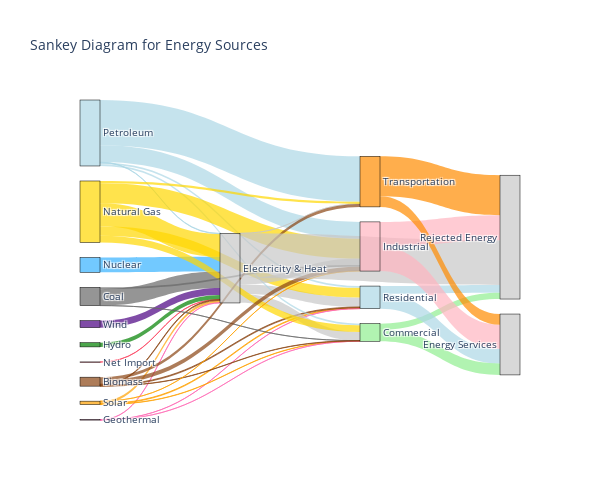

The cell this chart's notebook holds for it:
### Code cell
# 노드 및 링크 데이터 준비
# 고유한 'to' 노드를 포함하여 모든 노드를 정의합니다.
to_nodes = df["Sankey demo series (to)"].unique().tolist()
labels = df["Sankey demo series (from)"].tolist() + to_nodes

# 출발 노드 인덱스 (source)
source_indices = df["Sankey demo series (from)"].map(lambda x: labels.index(x)).tolist()

# 도착 노드 인덱스 (target)
target_indices = [labels.index(to_node) for to_node in df["Sankey demo series (to)"]]

# 링크의 가중치
values = df["Sankey demo series (weight)"].tolist()

# 색상 정의
color_dict = {
    'Net Import': 'rgba(252,65,94,0.7)',   # Red
    'Solar': 'rgba(255,162,0,0.7)',        # Orange
    'Nuclear': 'rgba(55,178,255,0.7)',     # Light Blue
    'Hydro': 'rgba(0,128,0,0.7)',          # Green
    'Wind': 'rgba(75,0,130,0.7)',          # Indigo
    'Geothermal': 'rgba(255,105,180,0.7)', # Hot Pink
    'Natural Gas': 'rgba(255,215,0,0.7)',  # Gold
    'Coal': 'rgba(105,105,105,0.7)',       # Dim Gray
    'Biomass': 'rgba(139,69,19,0.7)',      # Saddle Brown
    'Petroleum': 'rgba(173,216,230,0.7)',  # Pastel Blue
    'Electricity & Heat': 'rgba(200,200,200,0.7)',  # Gray for target node
    'Residential': 'rgba(173,216,230,0.7)', # Light Blue for Residential
    'Commercial': 'rgba(144,238,144,0.7)',  # Light Green for Commercial
    'Industrial': 'rgba(255,182,193,0.7)',   # Light Pink for Industrial
    'Transportation': 'rgba(255,140,0,0.7)'  # Dark Orange for Transportation
}

# 노드 색상 리스트 생성
node_colors = [color_dict.get(label, 'rgba(200,200,200,0.7)') for label in labels]

# 링크 색상 리스트 생성 (출발 노드에 따라 색상 결정)
link_colors = [color_dict[df["Sankey demo series (from)"].iloc[i]] for i in range(len(df))]

# Sankey 다이어그램 생성
fig = go.Figure(data=[go.Sankey(
    node=dict(
        pad=15,
        thickness=20,
        line=dict(color="black", width=0.5),
        label=labels,
        color=node_colors
    ),
    link=dict(
        source=source_indices,
        target=target_indices,
        value=values,
        color=link_colors  # 링크 색상 적용
    )
)])


# 레이아웃 업데이트
fig.update_layout(
    title_text="Sankey Diagram for Energy Sources",
    font_size=10,
    width=600, height=500,
    )

# 다이어그램 표시
fig.show()

### Figure 1 — Plotly figure (JSON) as saved in the notebook; plotly's stock layout.template omitted (floating-point values rounded to 4 significant figures)
{"data": [{"link": {"color": ["rgba(252,65,94,0.7)", "rgba(255,162,0,0.7)", "rgba(55,178,255,0.7)", "rgba(0,128,0,0.7)", "rgba(75,0,130,0.7)", "rgba(255,105,180,0.7)", "rgba(255,215,0,0.7)", "rgba(105,105,105,0.7)", "rgba(139,69,19,0.7)", "rgba(173,216,230,0.7)", "rgba(200,200,200,0.7)", "rgba(255,162,0,0.7)", "rgba(255,105,180,0.7)", "rgba(255,215,0,0.7)", "rgba(139,69,19,0.7)", "rgba(173,216,230,0.7)", "rgba(200,200,200,0.7)", "rgba(255,162,0,0.7)", "rgba(255,105,180,0.7)", "rgba(255,215,0,0.7)", "rgba(105,105,105,0.7)", "rgba(139,69,19,0.7)", "rgba(173,216,230,0.7)", "rgba(200,200,200,0.7)", "rgba(255,162,0,0.7)", "rgba(255,215,0,0.7)", "rgba(105,105,105,0.7)", "rgba(139,69,19,0.7)", "rgba(173,216,230,0.7)", "rgba(200,200,200,0.7)", "rgba(255,215,0,0.7)", "rgba(139,69,19,0.7)", "rgba(173,216,230,0.7)", "rgba(200,200,200,0.7)", "rgba(173,216,230,0.7)", "rgba(144,238,144,0.7)", "rgba(255,182,193,0.7)", "rgba(255,140,0,0.7)", "rgba(173,216,230,0.7)", "rgba(144,238,144,0.7)", "rgba(255,182,193,0.7)", "rgba(255,140,0,0.7)"], "source": [0, 1, 2, 3, 4, 5, 6, 7, 8, 9, 10, 1, 5, 6, 8, 9, 10, 1, 5, 6, 7, 8, 9, 10, 1, 6, 7, 8, 9, 10, 6, 8, 9, 10, 34, 35, 36, 37, 34, 35, 36, 37], "target": [10, 10, 10, 10, 10, 10, 10, 10, 10, 10, 34, 34, 34, 34, 34, 34, 35, 35, 35, 35, 35, 35, 35, 36, 36, 36, 36, 36, 36, 37, 37, 37, 37, 47, 47, 47, 47, 47, 48, 48, 48, 48], "value": [0.14, 1.28, 8.05, 2.31, 3.84, 0.15, 12.5, 8.9, 0.41, 0.24, 5.19, 0.4, 0.04, 5.17, 0.48, 0.98, 4.69, 0.16, 0.02, 3.65, 0.02, 0.15, 0.88, 3.44, 0.04, 10.8, 0.99, 2.27, 9.13, 0.02, 1.29, 1.57, 24.6, 24.3, 4.29, 3.35, 13.6, 21.7, 7.97, 6.22, 13.1, 5.77]}, "node": {"color": ["rgba(252,65,94,0.7)", "rgba(255,162,0,0.7)", "rgba(55,178,255,0.7)", "rgba(0,128,0,0.7)", "rgba(75,0,130,0.7)", "rgba(255,105,180,0.7)", "rgba(255,215,0,0.7)", "rgba(105,105,105,0.7)", "rgba(139,69,19,0.7)", "rgba(173,216,230,0.7)", "rgba(200,200,200,0.7)", "rgba(255,162,0,0.7)", "rgba(255,105,180,0.7)", "rgba(255,215,0,0.7)", "rgba(139,69,19,0.7)", "rgba(173,216,230,0.7)", "rgba(200,200,200,0.7)", "rgba(255,162,0,0.7)", "rgba(255,105,180,0.7)", "rgba(255,215,0,0.7)", "rgba(105,105,105,0.7)", "rgba(139,69,19,0.7)", "rgba(173,216,230,0.7)", "rgba(200,200,200,0.7)", "rgba(255,162,0,0.7)", "rgba(255,215,0,0.7)", "rgba(105,105,105,0.7)", "rgba(139,69,19,0.7)", "rgba(173,216,230,0.7)", "rgba(200,200,200,0.7)", "rgba(255,215,0,0.7)", "rgba(139,69,19,0.7)", "rgba(173,216,230,0.7)", "rgba(200,200,200,0.7)", "rgba(173,216,230,0.7)", "rgba(144,238,144,0.7)", "rgba(255,182,193,0.7)", "rgba(255,140,0,0.7)", "rgba(173,216,230,0.7)", "rgba(144,238,144,0.7)", "rgba(255,182,193,0.7)", "rgba(255,140,0,0.7)", "rgba(200,200,200,0.7)", "rgba(173,216,230,0.7)", "rgba(144,238,144,0.7)", "rgba(255,182,193,0.7)", "rgba(255,140,0,0.7)", "rgba(200,200,200,0.7)", "rgba(200,200,200,0.7)"], "label": ["Net Import", "Solar", "Nuclear", "Hydro", "Wind", "Geothermal", "Natural Gas", "Coal", "Biomass", "Petroleum", "Electricity & Heat", "Solar", "Geothermal", "Natural Gas", "Biomass", "Petroleum", "Electricity & Heat", "Solar", "Geothermal", "Natural Gas", "Coal", "Biomass", "Petroleum", "Electricity & Heat", "Solar", "Natural Gas", "Coal", "Biomass", "Petroleum", "Electricity & Heat", "Natural Gas", "Biomass", "Petroleum", "Electricity & Heat", "Residential", "Commercial", "Industrial", "Transportation", "Residential", "Commercial", "Industrial", "Transportation", "Electricity & Heat", "Residential", "Commercial", "Industrial", "Transportation", "Rejected Energy", "Energy Services"], "line": {"color": "black", "width": 0.5}, "pad": 15, "thickness": 20}, "type": "sankey"}], "layout": {"font": {"size": 10}, "height": 500, "title": {"text": "Sankey Diagram for Energy Sources"}, "width": 600}}
